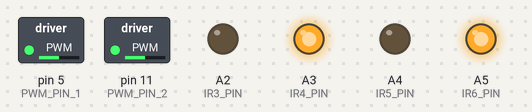
The sketch below on a simulated Arduino Mega 2560, built with avr-gcc and run on an emulated ATmega2560. On the bench: switched loads named in the sketch (green lamp = pin HIGH), output pins drawn as LEDs (lit = HIGH).

Above: at 0.1 s.
Timing chart, 0 to 1.6 s (numbered marks = the images above):
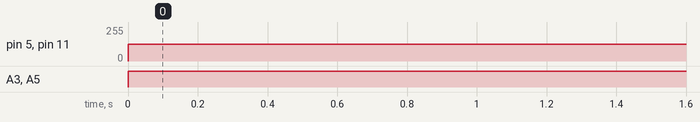

The sketch:

motorClassTest.ino
```cpp
#include "config.h"
#include "Motor.h"

Motor motor1(A2, A3, 5);
Motor motor2(A4, A5, 11);

/*
 * motor 1 - A2, A3, 5
 * motor 2 - A4, A5, 11
 */

void setup() {
  Serial.begin(9600);


  //test_speed = MAX_SPEED/2;

}

void loop() {
  motor1.output(MAX_SPEED/2);
  motor2.output(MAX_SPEED/2);
}
```

Motor.cpp
```cpp
#include "Motor.h"
#include <Arduino.h>

Motor::Motor(int pin1, int pin2, int pwm_pin)
{
   pin1_ = pin1;
   pin2_ = pin2;
   pwm_pin_ = pwm_pin;
   pinMode(pin1_, OUTPUT);
   pinMode(pin2_, OUTPUT);
   pinMode(pwm_pin_, OUTPUT);
}

void Motor::output(int speed)
{
  analogWrite(pwm_pin_, speed);
  digitalWrite(pin1_, LOW);
  digitalWrite(pin2_, HIGH);
}
```

Motor.h
```cpp
class Motor
{
  private:
    int pin1_, pin2_, pwm_pin_;
  public:
    Motor(int pin1, int pin2, int pwm_pin);
    void output(int dif);
};
```

config.h
```cpp
#ifndef LINEFOLLOWER_CONF_H_
#define LINEFOLLOWER_CONF_H_

#include <Arduino.h>

//IR pins
#define IR1_PIN A0
#define IR2_PIN A1
#define IR3_PIN A2
#define IR4_PIN A3
#define IR5_PIN A4
#define IR6_PIN A5
#define IR7_PIN A6
#define IR8_PIN A7
#define IR9_PIN A8
#define NUM_SENSORS 5

#define PITCH 4 //distance between IR sensors in mm
#define CALIB_TO_LOW 1 //low value we want to map ir readings to
#define CALIB_TO_HIGH 1000 //high value we want to map ir readings to
#define CALIB_TIME 5000 //how long we want to calibrate for

//Motor pins
#define PWM_PIN_1 5
#define PWM_PIN_2 11
#define MOTOR_L_1 A9
#define MOTOR_L_2 A10
#define MOTOR_R_1 A11
#define MOTOR_R_2 A12
#define MAX_SPEED 255

//Controller parameters
#define K_P 1
#define K_I 1
#define K_D .01
#define I_LWR_BND -40
#define I_UPR_BND 40
#define SETPOINT 500

#endif
```

Measured:
- by itself, pin 5 (PWM_PIN_1), pin 11 (PWM_PIN_2): 0/255 → 127/255 at 0.00 s
- by itself, A3 (IR4_PIN), A5 (IR6_PIN): LOW → HIGH at 0.00 s
